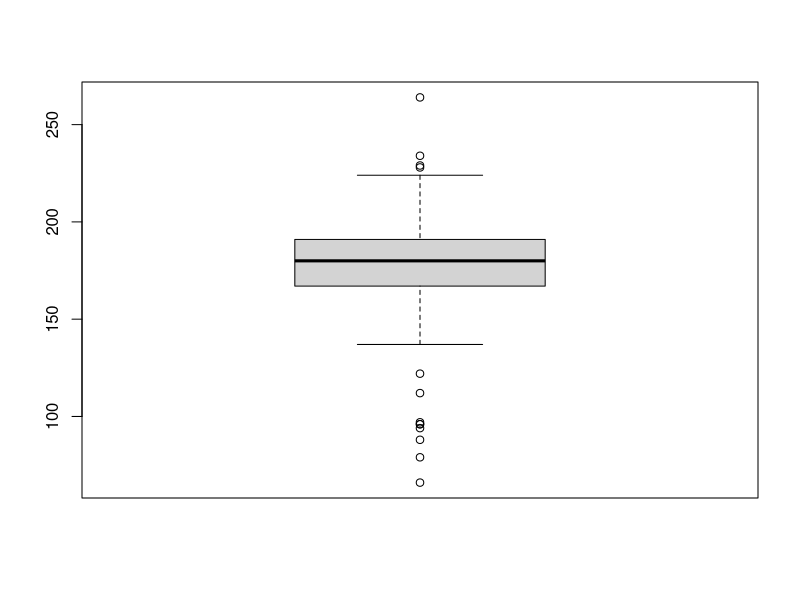
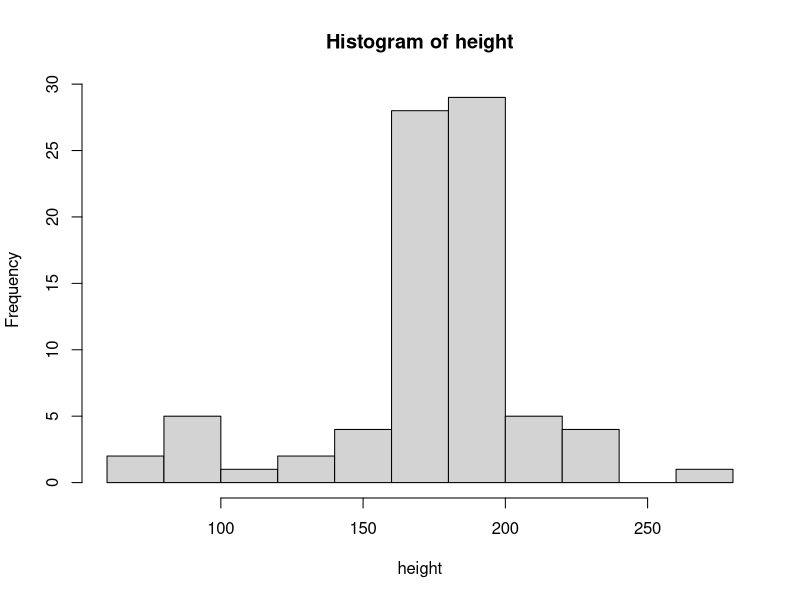

Write R code to recreate these figures, in order.
library(tidyverse)
data()
?starwars
dim(starwars)
str(starwars)
glimpse(starwars)
attach(starwars)
view(starwars)
head(starwars)
tail(starwars)
starwars$name
names(starwars)
length(starwars)
class(hair_color)
length(hair_color)
unique(hair_color)
View(sort(table(hair_color),decreasing = TRUE))
starwars %>%
  select(hair_color) %>%
  count(hair_color) %>%
  arrange(desc(n)) %>%
  view()
view(starwars[is.na(hair_color),])
is.na(hair_color)
class(height)
length(height)
summary(height)
boxplot(height)
hist(height)
  